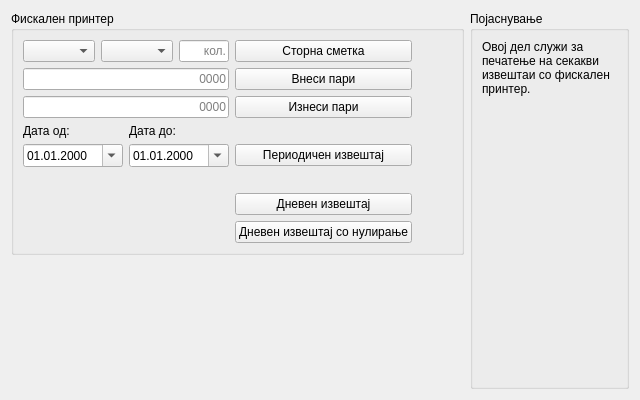
<?xml version="1.0" encoding="UTF-8"?>
<ui version="4.0">
 <class>ReportWindow</class>
 <widget class="QWidget" name="ReportWindow">
  <property name="geometry">
   <rect>
    <x>0</x>
    <y>0</y>
    <width>640</width>
    <height>400</height>
   </rect>
  </property>
  <property name="windowTitle">
   <string>Form</string>
  </property>
  <layout class="QHBoxLayout" name="horizontalLayout">
   <item>
    <layout class="QVBoxLayout" name="verticalLayout">
     <item>
      <widget class="QGroupBox" name="groupBox_13">
       <property name="title">
        <string>Фискален принтер</string>
       </property>
       <layout class="QGridLayout" name="gridLayout_5">
        <item row="0" column="0">
         <layout class="QGridLayout" name="gridLayout_6">
          <item row="1" column="1">
           <widget class="QWidget" name="widget_9" native="true">
            <property name="maximumSize">
             <size>
              <width>500</width>
              <height>16777215</height>
             </size>
            </property>
            <layout class="QHBoxLayout" name="horizontalLayout_10">
             <property name="leftMargin">
              <number>0</number>
             </property>
             <property name="topMargin">
              <number>0</number>
             </property>
             <property name="rightMargin">
              <number>0</number>
             </property>
             <property name="bottomMargin">
              <number>0</number>
             </property>
             <item>
              <widget class="QPushButton" name="buttonStorn">
               <property name="text">
                <string>Сторна сметка</string>
               </property>
              </widget>
             </item>
            </layout>
           </widget>
          </item>
          <item row="3" column="1">
           <widget class="QWidget" name="widget_6" native="true">
            <property name="maximumSize">
             <size>
              <width>500</width>
              <height>16777215</height>
             </size>
            </property>
            <layout class="QHBoxLayout" name="horizontalLayout_7">
             <property name="leftMargin">
              <number>0</number>
             </property>
             <property name="topMargin">
              <number>0</number>
             </property>
             <property name="rightMargin">
              <number>0</number>
             </property>
             <property name="bottomMargin">
              <number>0</number>
             </property>
             <item>
              <widget class="QPushButton" name="buttonOutputMoney">
               <property name="text">
                <string>Изнеси пари</string>
               </property>
              </widget>
             </item>
            </layout>
           </widget>
          </item>
          <item row="3" column="0">
           <widget class="QLineEdit" name="lineEditOutputMoney">
            <property name="sizePolicy">
             <sizepolicy hsizetype="Preferred" vsizetype="Fixed">
              <horstretch>0</horstretch>
              <verstretch>0</verstretch>
             </sizepolicy>
            </property>
            <property name="maximumSize">
             <size>
              <width>500</width>
              <height>16777215</height>
             </size>
            </property>
            <property name="alignment">
             <set>Qt::AlignRight|Qt::AlignTrailing|Qt::AlignVCenter</set>
            </property>
            <property name="placeholderText">
             <string>0000</string>
            </property>
           </widget>
          </item>
          <item row="5" column="1">
           <widget class="QWidget" name="widget_7" native="true">
            <property name="maximumSize">
             <size>
              <width>500</width>
              <height>16777215</height>
             </size>
            </property>
            <layout class="QHBoxLayout" name="horizontalLayout_8">
             <property name="leftMargin">
              <number>0</number>
             </property>
             <property name="topMargin">
              <number>0</number>
             </property>
             <property name="rightMargin">
              <number>0</number>
             </property>
             <property name="bottomMargin">
              <number>0</number>
             </property>
             <item>
              <widget class="QPushButton" name="buttonPrintPeriod">
               <property name="text">
                <string>Периодичен извештај</string>
               </property>
              </widget>
             </item>
            </layout>
           </widget>
          </item>
          <item row="7" column="2">
           <spacer name="horizontalSpacer_9">
            <property name="orientation">
             <enum>Qt::Horizontal</enum>
            </property>
            <property name="sizeType">
             <enum>QSizePolicy::Ignored</enum>
            </property>
            <property name="sizeHint" stdset="0">
             <size>
              <width>40</width>
              <height>20</height>
             </size>
            </property>
           </spacer>
          </item>
          <item row="0" column="1">
           <spacer name="horizontalSpacer_8">
            <property name="orientation">
             <enum>Qt::Horizontal</enum>
            </property>
            <property name="sizeHint" stdset="0">
             <size>
              <width>40</width>
              <height>0</height>
             </size>
            </property>
           </spacer>
          </item>
          <item row="7" column="1">
           <widget class="QWidget" name="widget_3" native="true">
            <property name="maximumSize">
             <size>
              <width>500</width>
              <height>16777215</height>
             </size>
            </property>
            <layout class="QHBoxLayout" name="horizontalLayout_4">
             <property name="leftMargin">
              <number>0</number>
             </property>
             <property name="topMargin">
              <number>0</number>
             </property>
             <property name="rightMargin">
              <number>0</number>
             </property>
             <property name="bottomMargin">
              <number>0</number>
             </property>
             <item>
              <widget class="QPushButton" name="buttonPrintDaily">
               <property name="text">
                <string>Дневен извештај</string>
               </property>
              </widget>
             </item>
            </layout>
           </widget>
          </item>
          <item row="8" column="1">
           <widget class="QWidget" name="widget_4" native="true">
            <property name="maximumSize">
             <size>
              <width>500</width>
              <height>16777215</height>
             </size>
            </property>
            <layout class="QHBoxLayout" name="horizontalLayout_5">
             <property name="leftMargin">
              <number>0</number>
             </property>
             <property name="topMargin">
              <number>0</number>
             </property>
             <property name="rightMargin">
              <number>0</number>
             </property>
             <property name="bottomMargin">
              <number>0</number>
             </property>
             <item>
              <widget class="QPushButton" name="buttonPrintDailyNulling">
               <property name="text">
                <string>Дневен извештај со нулирање</string>
               </property>
              </widget>
             </item>
            </layout>
           </widget>
          </item>
          <item row="1" column="0">
           <widget class="QWidget" name="widget" native="true">
            <property name="maximumSize">
             <size>
              <width>500</width>
              <height>16777215</height>
             </size>
            </property>
            <layout class="QGridLayout" name="gridLayout">
             <property name="leftMargin">
              <number>0</number>
             </property>
             <property name="topMargin">
              <number>0</number>
             </property>
             <property name="rightMargin">
              <number>0</number>
             </property>
             <property name="bottomMargin">
              <number>0</number>
             </property>
             <item row="0" column="1">
              <widget class="QComboBox" name="comboStorn">
               <property name="sizePolicy">
                <sizepolicy hsizetype="Preferred" vsizetype="Fixed">
                 <horstretch>0</horstretch>
                 <verstretch>0</verstretch>
                </sizepolicy>
               </property>
               <property name="maximumSize">
                <size>
                 <width>250</width>
                 <height>16777215</height>
                </size>
               </property>
              </widget>
             </item>
             <item row="0" column="2">
              <widget class="QLineEdit" name="lineEditQuantity">
               <property name="enabled">
                <bool>true</bool>
               </property>
               <property name="sizePolicy">
                <sizepolicy hsizetype="Fixed" vsizetype="Fixed">
                 <horstretch>0</horstretch>
                 <verstretch>0</verstretch>
                </sizepolicy>
               </property>
               <property name="maximumSize">
                <size>
                 <width>50</width>
                 <height>16777215</height>
                </size>
               </property>
               <property name="alignment">
                <set>Qt::AlignRight|Qt::AlignTrailing|Qt::AlignVCenter</set>
               </property>
               <property name="placeholderText">
                <string>кол.</string>
               </property>
              </widget>
             </item>
             <item row="0" column="0">
              <widget class="QComboBox" name="comboDDV">
               <property name="maximumSize">
                <size>
                 <width>250</width>
                 <height>16777215</height>
                </size>
               </property>
              </widget>
             </item>
            </layout>
           </widget>
          </item>
          <item row="5" column="0">
           <widget class="QWidget" name="widget_2" native="true">
            <property name="sizePolicy">
             <sizepolicy hsizetype="Preferred" vsizetype="Preferred">
              <horstretch>0</horstretch>
              <verstretch>0</verstretch>
             </sizepolicy>
            </property>
            <property name="maximumSize">
             <size>
              <width>500</width>
              <height>16777215</height>
             </size>
            </property>
            <layout class="QHBoxLayout" name="horizontalLayout_2">
             <property name="leftMargin">
              <number>0</number>
             </property>
             <property name="topMargin">
              <number>0</number>
             </property>
             <property name="rightMargin">
              <number>0</number>
             </property>
             <property name="bottomMargin">
              <number>0</number>
             </property>
             <item>
              <widget class="QDateEdit" name="dateEditBegin">
               <property name="displayFormat">
                <string>dd.MM.yyyy</string>
               </property>
               <property name="calendarPopup">
                <bool>true</bool>
               </property>
              </widget>
             </item>
             <item>
              <widget class="QDateEdit" name="dateEditEnd">
               <property name="dateTime">
                <datetime>
                 <hour>0</hour>
                 <minute>0</minute>
                 <second>0</second>
                 <year>2000</year>
                 <month>1</month>
                 <day>1</day>
                </datetime>
               </property>
               <property name="displayFormat">
                <string>dd.MM.yyyy</string>
               </property>
               <property name="calendarPopup">
                <bool>true</bool>
               </property>
              </widget>
             </item>
            </layout>
           </widget>
          </item>
          <item row="6" column="0">
           <spacer name="horizontalSpacer_10">
            <property name="orientation">
             <enum>Qt::Horizontal</enum>
            </property>
            <property name="sizeType">
             <enum>QSizePolicy::Ignored</enum>
            </property>
            <property name="sizeHint" stdset="0">
             <size>
              <width>20</width>
              <height>20</height>
             </size>
            </property>
           </spacer>
          </item>
          <item row="2" column="1">
           <widget class="QWidget" name="widget_5" native="true">
            <property name="maximumSize">
             <size>
              <width>500</width>
              <height>16777215</height>
             </size>
            </property>
            <layout class="QHBoxLayout" name="horizontalLayout_6">
             <property name="leftMargin">
              <number>0</number>
             </property>
             <property name="topMargin">
              <number>0</number>
             </property>
             <property name="rightMargin">
              <number>0</number>
             </property>
             <property name="bottomMargin">
              <number>0</number>
             </property>
             <item>
              <widget class="QPushButton" name="buttonInputMoney">
               <property name="text">
                <string>Внеси пари</string>
               </property>
              </widget>
             </item>
            </layout>
           </widget>
          </item>
          <item row="2" column="0">
           <widget class="QLineEdit" name="lineEditInputMoney">
            <property name="sizePolicy">
             <sizepolicy hsizetype="Preferred" vsizetype="Fixed">
              <horstretch>0</horstretch>
              <verstretch>0</verstretch>
             </sizepolicy>
            </property>
            <property name="maximumSize">
             <size>
              <width>500</width>
              <height>16777215</height>
             </size>
            </property>
            <property name="alignment">
             <set>Qt::AlignRight|Qt::AlignTrailing|Qt::AlignVCenter</set>
            </property>
            <property name="placeholderText">
             <string>0000</string>
            </property>
           </widget>
          </item>
          <item row="4" column="0">
           <widget class="QWidget" name="widget_8" native="true">
            <layout class="QHBoxLayout" name="horizontalLayout_3">
             <property name="leftMargin">
              <number>0</number>
             </property>
             <property name="topMargin">
              <number>0</number>
             </property>
             <property name="rightMargin">
              <number>0</number>
             </property>
             <property name="bottomMargin">
              <number>0</number>
             </property>
             <item>
              <widget class="QLabel" name="label">
               <property name="text">
                <string>Дата од:</string>
               </property>
              </widget>
             </item>
             <item>
              <widget class="QLabel" name="label_2">
               <property name="text">
                <string>Дата до:</string>
               </property>
              </widget>
             </item>
            </layout>
           </widget>
          </item>
         </layout>
        </item>
       </layout>
      </widget>
     </item>
     <item>
      <spacer name="verticalSpacer_7">
       <property name="orientation">
        <enum>Qt::Vertical</enum>
       </property>
       <property name="sizeHint" stdset="0">
        <size>
         <width>20</width>
         <height>309</height>
        </size>
       </property>
      </spacer>
     </item>
    </layout>
   </item>
   <item>
    <widget class="QGroupBox" name="groupBox_3">
     <property name="sizePolicy">
      <sizepolicy hsizetype="Ignored" vsizetype="Preferred">
       <horstretch>0</horstretch>
       <verstretch>0</verstretch>
      </sizepolicy>
     </property>
     <property name="maximumSize">
      <size>
       <width>300</width>
       <height>16777215</height>
      </size>
     </property>
     <property name="title">
      <string>Појаснување</string>
     </property>
     <layout class="QVBoxLayout" name="verticalLayout_5">
      <item>
       <widget class="QLabel" name="labelButtonLock_2">
        <property name="maximumSize">
         <size>
          <width>16777215</width>
          <height>16777215</height>
         </size>
        </property>
        <property name="text">
         <string>&lt;html&gt;&lt;head/&gt;&lt;body&gt;&lt;p&gt;Овој дел служи за печатење на секакви извештаи со фискален принтер.&lt;/p&gt;&lt;/body&gt;&lt;/html&gt;</string>
        </property>
        <property name="scaledContents">
         <bool>true</bool>
        </property>
        <property name="wordWrap">
         <bool>true</bool>
        </property>
       </widget>
      </item>
      <item>
       <spacer name="horizontalSpacer_4">
        <property name="orientation">
         <enum>Qt::Horizontal</enum>
        </property>
        <property name="sizeHint" stdset="0">
         <size>
          <width>300</width>
          <height>20</height>
         </size>
        </property>
       </spacer>
      </item>
      <item>
       <spacer name="verticalSpacer_5">
        <property name="orientation">
         <enum>Qt::Vertical</enum>
        </property>
        <property name="sizeHint" stdset="0">
         <size>
          <width>20</width>
          <height>40</height>
         </size>
        </property>
       </spacer>
      </item>
     </layout>
    </widget>
   </item>
  </layout>
 </widget>
 <resources/>
 <connections/>
</ui>
